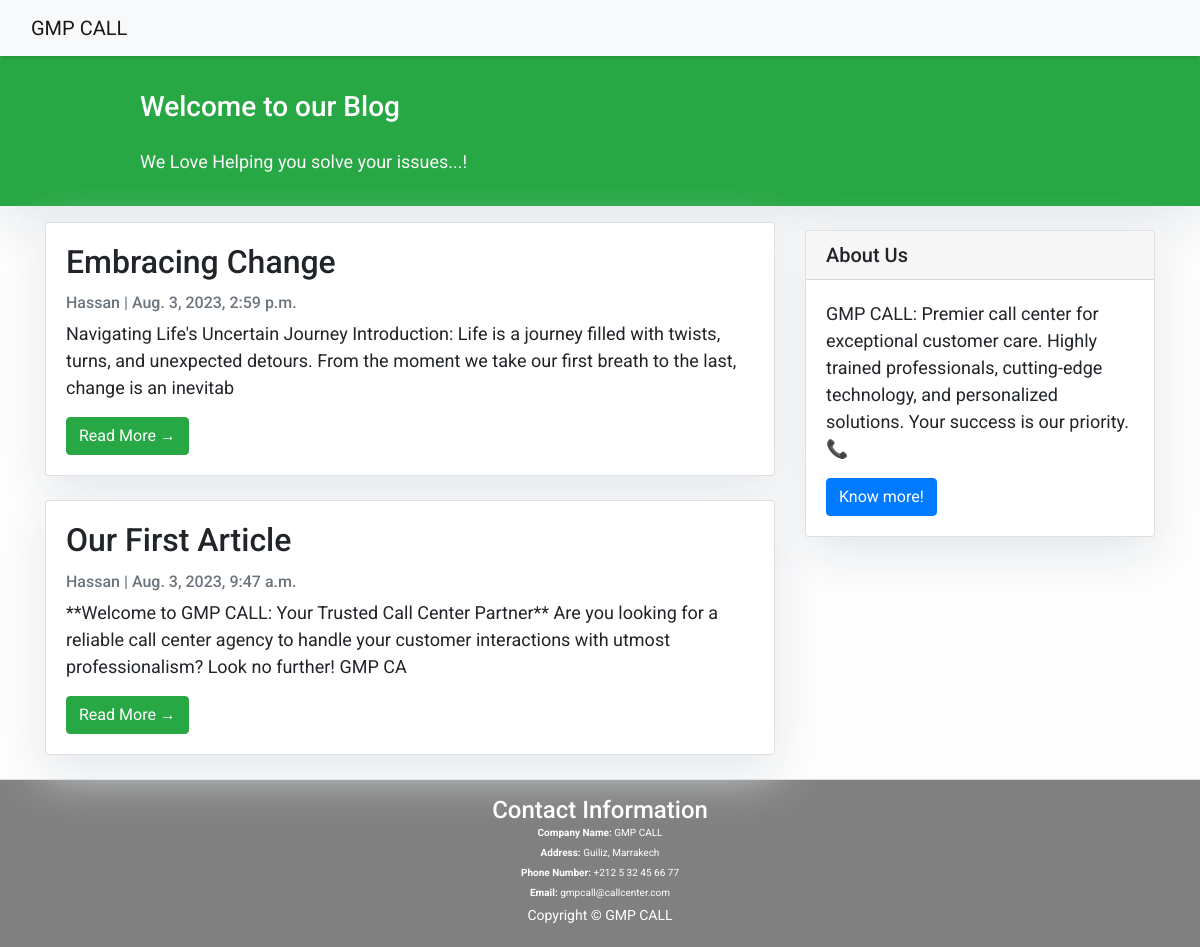
The page / on the database its author committed.
### myblog/models.py (models this page shows, shortened)
class Post(models.Model):
    title = models.CharField(max_length=200, unique=True)
    slug = models.SlugField(max_length=200, unique=True)
    author = models.ForeignKey(User, on_delete=models.CASCADE, related_name='blog_posts')
    updated_on = models.DateTimeField(auto_now=True)
    content = models.TextField()
    created_on = models.DateTimeField(auto_now_add=True)
    status = models.IntegerField(choices=STATUS, default=0)
    class Meta:
        ordering = ['-created_on']

### myblog/views.py (the view)
# urls.py: path('', views.PostList.as_view(), name='home'),
class PostList(generic.ListView):
    queryset = Post.objects.filter(status=1).order_by('-created_on')
    template_name = 'index.html'

### myblog/templates/index.html (shortened to what this page needs)
{% extends "base.html" %}
{% block content %}
<header class="masthead bg-success">
    <div class="container">
        <div class="row">
            <div class=" col-md-8 col-md-10 mx-auto">
                <div class="site-heading">
                    <h3 class=" site-heading my-4 mt-3 text-white"> Welcome to our Blog </h3>
                    <p class="text-light">We Love Helping you solve your issues...! &nbsp
                    </p>
                </div>
            </div>
        </div>
    </div>
</header>
<div class="container">
    <div class="row">
        <div class="col-md-8 mt-3 left">
            {% for post in post_list %}
            <div class="card mb-4">
                <div class="card-body">
                    <h2 class="card-title">{{ post.title }}</h2>
                    <p class="card-text text-muted h6">{{ post.author }} | {{ post.created_on}} </p>
                    <p class="card-text">{{post.content|slice:":200" }}</p>
                    <a href="{% url 'post_detail' post.slug  %}" class="btn btn-success">Read More &rarr;</a>
                </div>
            </div>
            {% endfor %}
        </div>
        {% block sidebar %} {% include 'sidebar.html' %} {% endblock sidebar %}
    </div>
</div>
{%endblock%}

### myblog/templates/base.html (shortened to what this page needs)
<!DOCTYPE html>
<html>
    <head>
        <link rel="stylesheet" href="https://maxcdn.bootstrapcdn.com/bootstrap/4.0.0/css/bootstrap.min.css"
 />
    </head>
    <body>
        <nav class="navbar navbar-expand-lg navbar-light bg-light shadow" id="mainNav">
            <div class="container-fluid">
                <a class="navbar-brand" href="{% url 'home' %}">GMP CALL</a>
            </div>
        </nav>
        {% block content %}{% endblock content %}
        <footer class="py-3 bg-grey">
            <h1>Contact Information</h1>
            <p ><strong>Company Name:</strong> GMP CALL</p>
            <p ><strong>Address:</strong> Guiliz, Marrakech</p>
            <p ><strong>Phone Number:</strong> +212 5 32 45 66 77</p>
            <p ><strong>Email:</strong> gmpcall@callcenter.com</p>
            <p >Copyright &copy; GMP CALL</p>
        </footer>
    </body>
</html>

### myblog/templates/sidebar.html (shortened to what this page needs)
{% block sidebar %}
        <div class="col-md-4 float-right ">
        <div class="card my-4">
                <h5 class="card-header">About Us</h5>
            <div class="card-body">
                <p class="card-text"> GMP CALL: Premier call center for exceptional customer care. Highly trained professionals, cutting-edge technology, and personalized solutions. Your success is our priority. 📞</p>
                <a href="https://hassanaitaliouhammou.company.site/"
                   class="btn btn-primary">Know more!</a>
            </div>
        </div>
        </div>
{% endblock sidebar %}

### myblog/templates/base.html (style rules this page uses)
body { font-family: "Roboto", sans-serif; font-size: 17px; background-color: #fdfdfd; }
.shadow { box-shadow: 0 4px 2px -2px rgba(0, 0, 0, 0.1); }
.masthead { background: #3398E1; height: auto; padding-bottom: 15px; box-shadow: 0 16px 48px #E3E7EB; padding-top: 10px; }
footer { padding: 20px 0; background-color: gray; color: white; text-align: center; }
footer h1 { margin: 0; font-size: 24px; }
footer p { font-size: 10px; margin-bottom: 5px; }
footer { border-top: 1px solid #ddd; }
footer p:last-child { font-size: 14px; }

### myblog/templates/index.html (style rules this page uses)
body { font-family: "Roboto", sans-serif; font-size: 18px; background-color: #fdfdfd; }
.card { box-shadow: 0 16px 48px #E3E7EB; }

### myblog/templates/sidebar.html (style rules this page uses)
.card { box-shadow: 0 16px 48px #E3E7EB; }

### rows shown on the page
Post: title "Embracing Change", author "Hassan", created_on "Aug. 3, 2023, 2:59 p.m.", content "Navigating Life's Uncertain Journey Introduction: Life is a journey filled with twists, turns, and unexpected detours. From the moment we take our first breath to the last, change is an inevitab"
Post: title "Our First Article", author "Hassan", created_on "Aug. 3, 2023, 9:47 a.m.", content "**Welcome to GMP CALL: Your Trusted Call Center Partner** Are you looking for a reliable call center agency to handle your customer interactions with utmost professionalism? Look no further! GMP CA"
